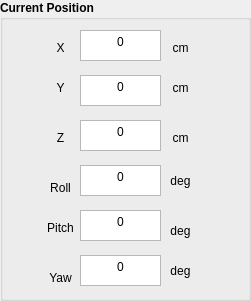
      <widget class="QGroupBox" name="txtZP">
       <property name="geometry">
        <rect>
         <x>410</x>
         <y>260</y>
         <width>251</width>
         <height>301</height>
        </rect>
       </property>
       <property name="font">
        <font>
         <pointsize>9</pointsize>
         <weight>75</weight>
         <bold>true</bold>
        </font>
       </property>
       <property name="title">
        <string>Current Position </string>
       </property>
       <widget class="QLabel" name="label_8">
        <property name="geometry">
         <rect>
          <x>40</x>
          <y>40</y>
          <width>41</width>
          <height>16</height>
         </rect>
        </property>
        <property name="font">
         <font>
          <pointsize>9</pointsize>
          <weight>50</weight>
          <bold>false</bold>
         </font>
        </property>
        <property name="text">
         <string>X</string>
        </property>
        <property name="alignment">
         <set>Qt::AlignCenter</set>
        </property>
       </widget>
       <widget class="QLabel" name="label_9">
        <property name="geometry">
         <rect>
          <x>40</x>
          <y>80</y>
          <width>41</width>
          <height>16</height>
         </rect>
        </property>
        <property name="font">
         <font>
          <pointsize>9</pointsize>
          <weight>50</weight>
          <bold>false</bold>
         </font>
        </property>
        <property name="text">
         <string>Y</string>
        </property>
        <property name="alignment">
         <set>Qt::AlignCenter</set>
        </property>
       </widget>
       <widget class="QLabel" name="label_10">
        <property name="geometry">
         <rect>
          <x>40</x>
          <y>130</y>
          <width>41</width>
          <height>16</height>
         </rect>
        </property>
        <property name="font">
         <font>
          <pointsize>9</pointsize>
          <weight>50</weight>
          <bold>false</bold>
         </font>
        </property>
        <property name="text">
         <string>Z</string>
        </property>
        <property name="alignment">
         <set>Qt::AlignCenter</set>
        </property>
       </widget>
       <widget class="QLabel" name="label_11">
        <property name="geometry">
         <rect>
          <x>40</x>
          <y>180</y>
          <width>41</width>
          <height>16</height>
         </rect>
        </property>
        <property name="font">
         <font>
          <pointsize>9</pointsize>
          <weight>50</weight>
          <bold>false</bold>
         </font>
        </property>
        <property name="text">
         <string>Roll</string>
        </property>
        <property name="alignment">
         <set>Qt::AlignCenter</set>
        </property>
       </widget>
       <widget class="QLabel" name="label_12">
        <property name="geometry">
         <rect>
          <x>40</x>
          <y>220</y>
          <width>41</width>
          <height>16</height>
         </rect>
        </property>
        <property name="font">
         <font>
          <pointsize>9</pointsize>
          <weight>50</weight>
          <bold>false</bold>
         </font>
        </property>
        <property name="text">
         <string>Pitch</string>
        </property>
        <property name="alignment">
         <set>Qt::AlignCenter</set>
        </property>
       </widget>
       <widget class="QLabel" name="label_13">
        <property name="geometry">
         <rect>
          <x>40</x>
          <y>270</y>
          <width>41</width>
          <height>16</height>
         </rect>
        </property>
        <property name="font">
         <font>
          <pointsize>9</pointsize>
          <weight>50</weight>
          <bold>false</bold>
         </font>
        </property>
        <property name="text">
         <string>Yaw</string>
        </property>
        <property name="alignment">
         <set>Qt::AlignCenter</set>
        </property>
       </widget>
       <widget class="QTextEdit" name="Te_CX">
        <property name="geometry">
         <rect>
          <x>80</x>
          <y>30</y>
          <width>81</width>
          <height>31</height>
         </rect>
        </property>
        <property name="font">
         <font>
          <pointsize>9</pointsize>
          <weight>50</weight>
          <bold>false</bold>
         </font>
        </property>
        <property name="html">
         <string>&lt;!DOCTYPE HTML PUBLIC &quot;-//W3C//DTD HTML 4.0//EN&quot; &quot;http://www.w3.org/TR/REC-html40/strict.dtd&quot;&gt;
&lt;html&gt;&lt;head&gt;&lt;meta name=&quot;qrichtext&quot; content=&quot;1&quot; /&gt;&lt;style type=&quot;text/css&quot;&gt;
p, li { white-space: pre-wrap; }
&lt;/style&gt;&lt;/head&gt;&lt;body style=&quot; font-family:'MS Shell Dlg 2'; font-size:9pt; font-weight:400; font-style:normal;&quot;&gt;
&lt;p align=&quot;center&quot; style=&quot; margin-top:0px; margin-bottom:0px; margin-left:0px; margin-right:0px; -qt-block-indent:0; text-indent:0px;&quot;&gt;0&lt;/p&gt;&lt;/body&gt;&lt;/html&gt;</string>
        </property>
       </widget>
       <widget class="QLabel" name="label_14">
        <property name="geometry">
         <rect>
          <x>160</x>
          <y>40</y>
          <width>41</width>
          <height>16</height>
         </rect>
        </property>
        <property name="font">
         <font>
          <pointsize>9</pointsize>
          <weight>50</weight>
          <bold>false</bold>
         </font>
        </property>
        <property name="text">
         <string>cm</string>
        </property>
        <property name="alignment">
         <set>Qt::AlignCenter</set>
        </property>
       </widget>
       <widget class="QLabel" name="label_22">
        <property name="geometry">
         <rect>
          <x>160</x>
          <y>80</y>
          <width>41</width>
          <height>16</height>
         </rect>
        </property>
        <property name="font">
         <font>
          <pointsize>9</pointsize>
          <weight>50</weight>
          <bold>false</bold>
         </font>
        </property>
        <property name="text">
         <string>cm</string>
        </property>
        <property name="alignment">
         <set>Qt::AlignCenter</set>
        </property>
       </widget>
       <widget class="QLabel" name="label_23">
        <property name="geometry">
         <rect>
          <x>160</x>
          <y>130</y>
          <width>41</width>
          <height>16</height>
         </rect>
        </property>
        <property name="font">
         <font>
          <pointsize>9</pointsize>
          <weight>50</weight>
          <bold>false</bold>
         </font>
        </property>
        <property name="text">
         <string>cm</string>
        </property>
        <property name="alignment">
         <set>Qt::AlignCenter</set>
        </property>
       </widget>
       <widget class="QTextEdit" name="Te_CZ">
        <property name="geometry">
         <rect>
          <x>80</x>
          <y>120</y>
          <width>81</width>
          <height>31</height>
         </rect>
        </property>
        <property name="font">
         <font>
          <pointsize>9</pointsize>
          <weight>50</weight>
          <bold>false</bold>
         </font>
        </property>
        <property name="html">
         <string>&lt;!DOCTYPE HTML PUBLIC &quot;-//W3C//DTD HTML 4.0//EN&quot; &quot;http://www.w3.org/TR/REC-html40/strict.dtd&quot;&gt;
&lt;html&gt;&lt;head&gt;&lt;meta name=&quot;qrichtext&quot; content=&quot;1&quot; /&gt;&lt;style type=&quot;text/css&quot;&gt;
p, li { white-space: pre-wrap; }
&lt;/style&gt;&lt;/head&gt;&lt;body style=&quot; font-family:'MS Shell Dlg 2'; font-size:9pt; font-weight:400; font-style:normal;&quot;&gt;
&lt;p align=&quot;center&quot; style=&quot; margin-top:0px; margin-bottom:0px; margin-left:0px; margin-right:0px; -qt-block-indent:0; text-indent:0px;&quot;&gt;0&lt;/p&gt;&lt;/body&gt;&lt;/html&gt;</string>
        </property>
       </widget>
       <widget class="QTextEdit" name="Te_CY">
        <property name="geometry">
         <rect>
          <x>80</x>
          <y>75</y>
          <width>81</width>
          <height>31</height>
         </rect>
        </property>
        <property name="font">
         <font>
          <pointsize>9</pointsize>
          <weight>50</weight>
          <bold>false</bold>
         </font>
        </property>
        <property name="html">
         <string>&lt;!DOCTYPE HTML PUBLIC &quot;-//W3C//DTD HTML 4.0//EN&quot; &quot;http://www.w3.org/TR/REC-html40/strict.dtd&quot;&gt;
&lt;html&gt;&lt;head&gt;&lt;meta name=&quot;qrichtext&quot; content=&quot;1&quot; /&gt;&lt;style type=&quot;text/css&quot;&gt;
p, li { white-space: pre-wrap; }
&lt;/style&gt;&lt;/head&gt;&lt;body style=&quot; font-family:'MS Shell Dlg 2'; font-size:9pt; font-weight:400; font-style:normal;&quot;&gt;
&lt;p align=&quot;center&quot; style=&quot; margin-top:0px; margin-bottom:0px; margin-left:0px; margin-right:0px; -qt-block-indent:0; text-indent:0px;&quot;&gt;0&lt;/p&gt;&lt;/body&gt;&lt;/html&gt;</string>
        </property>
       </widget>
       <widget class="QLabel" name="label_24">
        <property name="geometry">
         <rect>
          <x>160</x>
          <y>170</y>
          <width>41</width>
          <height>21</height>
         </rect>
        </property>
        <property name="font">
         <font>
          <pointsize>9</pointsize>
          <weight>50</weight>
          <bold>false</bold>
         </font>
        </property>
        <property name="text">
         <string>deg</string>
        </property>
        <property name="alignment">
         <set>Qt::AlignCenter</set>
        </property>
       </widget>
       <widget class="QTextEdit" name="Te_CR">
        <property name="geometry">
         <rect>
          <x>80</x>
          <y>165</y>
          <width>81</width>
          <height>31</height>
         </rect>
        </property>
        <property name="font">
         <font>
          <pointsize>9</pointsize>
          <weight>50</weight>
          <bold>false</bold>
         </font>
        </property>
        <property name="html">
         <string>&lt;!DOCTYPE HTML PUBLIC &quot;-//W3C//DTD HTML 4.0//EN&quot; &quot;http://www.w3.org/TR/REC-html40/strict.dtd&quot;&gt;
&lt;html&gt;&lt;head&gt;&lt;meta name=&quot;qrichtext&quot; content=&quot;1&quot; /&gt;&lt;style type=&quot;text/css&quot;&gt;
p, li { white-space: pre-wrap; }
&lt;/style&gt;&lt;/head&gt;&lt;body style=&quot; font-family:'MS Shell Dlg 2'; font-size:9pt; font-weight:400; font-style:normal;&quot;&gt;
&lt;p align=&quot;center&quot; style=&quot; margin-top:0px; margin-bottom:0px; margin-left:0px; margin-right:0px; -qt-block-indent:0; text-indent:0px;&quot;&gt;0&lt;/p&gt;&lt;/body&gt;&lt;/html&gt;</string>
        </property>
       </widget>
       <widget class="QLabel" name="label_25">
        <property name="geometry">
         <rect>
          <x>160</x>
          <y>220</y>
          <width>41</width>
          <height>21</height>
         </rect>
        </property>
        <property name="font">
         <font>
          <pointsize>9</pointsize>
          <weight>50</weight>
          <bold>false</bold>
         </font>
        </property>
        <property name="text">
         <string>deg</string>
        </property>
        <property name="alignment">
         <set>Qt::AlignCenter</set>
        </property>
       </widget>
       <widget class="QTextEdit" name="Te_CP">
        <property name="geometry">
         <rect>
          <x>80</x>
          <y>210</y>
          <width>81</width>
          <height>31</height>
         </rect>
        </property>
        <property name="font">
         <font>
          <pointsize>9</pointsize>
          <weight>50</weight>
          <bold>false</bold>
         </font>
        </property>
        <property name="html">
         <string>&lt;!DOCTYPE HTML PUBLIC &quot;-//W3C//DTD HTML 4.0//EN&quot; &quot;http://www.w3.org/TR/REC-html40/strict.dtd&quot;&gt;
&lt;html&gt;&lt;head&gt;&lt;meta name=&quot;qrichtext&quot; content=&quot;1&quot; /&gt;&lt;style type=&quot;text/css&quot;&gt;
p, li { white-space: pre-wrap; }
&lt;/style&gt;&lt;/head&gt;&lt;body style=&quot; font-family:'MS Shell Dlg 2'; font-size:9pt; font-weight:400; font-style:normal;&quot;&gt;
&lt;p align=&quot;center&quot; style=&quot; margin-top:0px; margin-bottom:0px; margin-left:0px; margin-right:0px; -qt-block-indent:0; text-indent:0px;&quot;&gt;0&lt;/p&gt;&lt;/body&gt;&lt;/html&gt;</string>
        </property>
       </widget>
       <widget class="QLabel" name="label_26">
        <property name="geometry">
         <rect>
          <x>160</x>
          <y>260</y>
          <width>41</width>
          <height>21</height>
         </rect>
        </property>
        <property name="font">
         <font>
          <pointsize>9</pointsize>
          <weight>50</weight>
          <bold>false</bold>
         </font>
        </property>
        <property name="text">
         <string>deg</string>
        </property>
        <property name="alignment">
         <set>Qt::AlignCenter</set>
        </property>
       </widget>
       <widget class="QTextEdit" name="Te_CYw">
        <property name="geometry">
         <rect>
          <x>80</x>
          <y>255</y>
          <width>81</width>
          <height>31</height>
         </rect>
        </property>
        <property name="font">
         <font>
          <pointsize>9</pointsize>
          <weight>50</weight>
          <bold>false</bold>
         </font>
        </property>
        <property name="html">
         <string>&lt;!DOCTYPE HTML PUBLIC &quot;-//W3C//DTD HTML 4.0//EN&quot; &quot;http://www.w3.org/TR/REC-html40/strict.dtd&quot;&gt;
&lt;html&gt;&lt;head&gt;&lt;meta name=&quot;qrichtext&quot; content=&quot;1&quot; /&gt;&lt;style type=&quot;text/css&quot;&gt;
p, li { white-space: pre-wrap; }
&lt;/style&gt;&lt;/head&gt;&lt;body style=&quot; font-family:'MS Shell Dlg 2'; font-size:9pt; font-weight:400; font-style:normal;&quot;&gt;
&lt;p align=&quot;center&quot; style=&quot; margin-top:0px; margin-bottom:0px; margin-left:0px; margin-right:0px; -qt-block-indent:0; text-indent:0px;&quot;&gt;0&lt;/p&gt;&lt;/body&gt;&lt;/html&gt;</string>
        </property>
       </widget>
      </widget>
